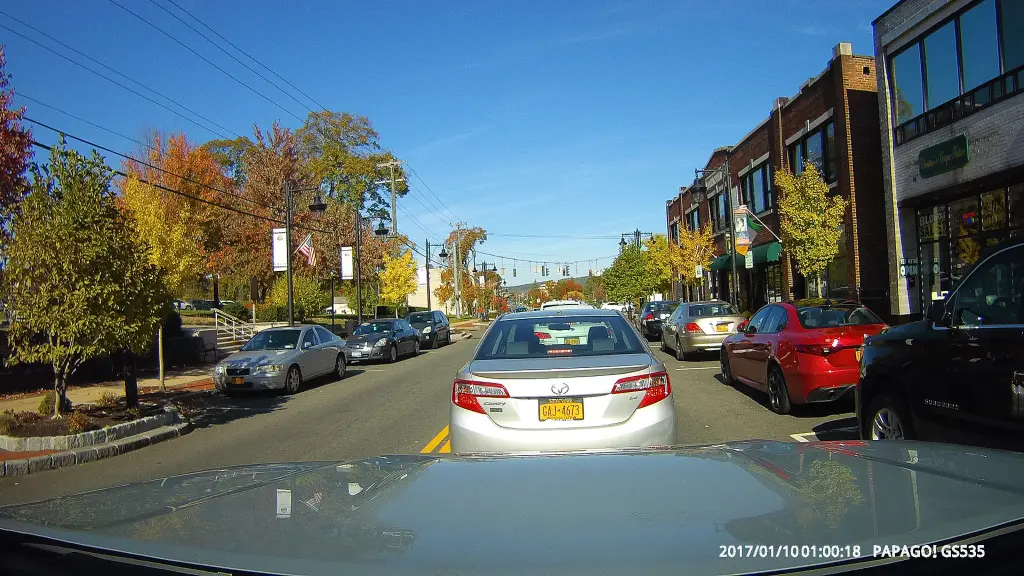
#> input picture car_ws/src/car_vision/scripts/samp.webp, 1024 x 576 px, given in place of lane1.png, which was not available
$ python lane_finder.py
#> lines starting #> are read from the running program, lines starting #| are printed output that depends on the picture; after the words box and inside, x2 and y2 are one past the last pixel; in counts of white or black regions, pixels touching at a corner belong together; long printed decimals are rounded; pictures that were not available may be replaced by others from this repository, and a replacement may not be noted
#> further down, image is the input picture: shape (576, 1024, 3); mean B, G, R 111.7, 105, 87.9
#| (576, 1024, 3)
#!/usr/bin/env python3
import cv2
import numpy as np
from numpy.polynomial import polynomial as Poly

def make_points(image, line):
    height = image.shape[0]

    slope, intercept = line
    y1 = int((height*550)//720)# bottom of the image
    y2 = int(y1*3/5)        # slightly lower than the middle
    x1 = int((y1 - intercept)/slope)
    x2 = int((y2 - intercept)/slope)
    return [x1, y1, x2, y2]

def average_slope_intercept(image, lines):
    left_fit    = []
    right_fit   = []
    if lines is None:
        return None
    for line in lines:
        for x1, y1, x2, y2 in line:
            fit = np.polyfit((x1,x2), (y1,y2), 1)
            slope = fit[0]
            intercept = fit[1]
            if slope < 0: # y is reversed in image
                left_fit.append((slope, intercept))
            else:
                right_fit.append((slope, intercept))
    # add more weight to longer lines
    averaged_lines = []
    x = round(image.shape[1]*640/1280)
    no_line_case_1eft = [0, x, round(x* 5 /6), round(x*2/3)]
    no_line_case_right = [round(x*2.1),round(x * 0.95),round(x*1.4),round(x * 0.7)]
    if len(left_fit):
        left_fit_average  = np.average(left_fit, axis=0)
        left_line  = make_points(image, left_fit_average)
        averaged_lines.append(left_line)
    else:
        print("Left approximated")
        averaged_lines.append(no_line_case_1eft)

    if len(right_fit):
    ##over-simplified if statement (should give you an idea of why the error occurs)
        right_fit_average = np.average(right_fit, axis=0)
        right_line = make_points(image, right_fit_average)
        averaged_lines.append(right_line)
    else:
        print("Right approximated")
        averaged_lines.append(no_line_case_right)

    return averaged_lines

def canny(img):
    gray = cv2.cvtColor(img, cv2.COLOR_RGB2GRAY)
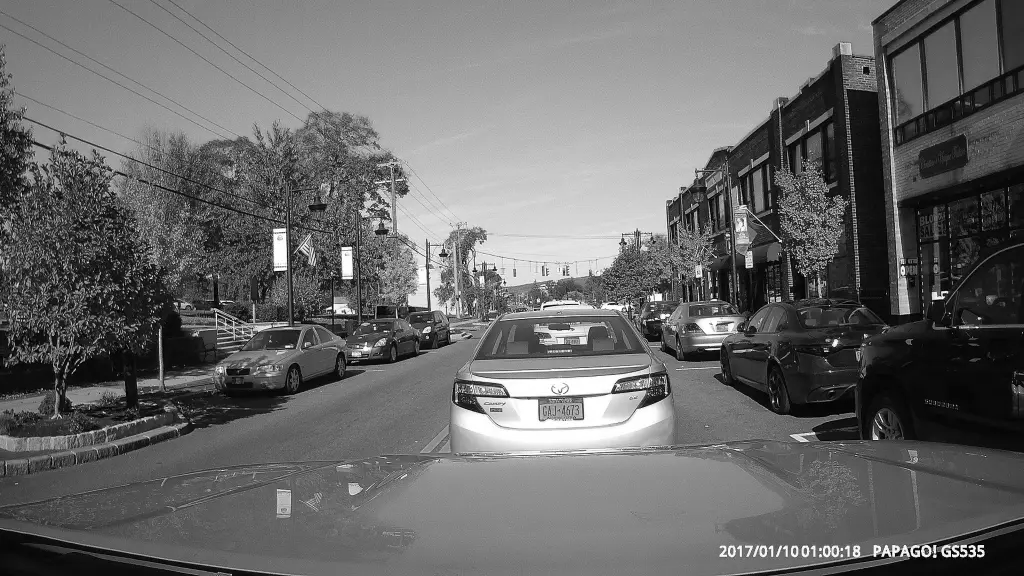
#> gray: shape (576, 1024); min 0, max 255, mean 105
    kernel = 3
    blur = cv2.GaussianBlur(gray,(kernel, kernel),cv2.BORDER_DEFAULT)
    canny = cv2.Canny(blur, 50, 150)
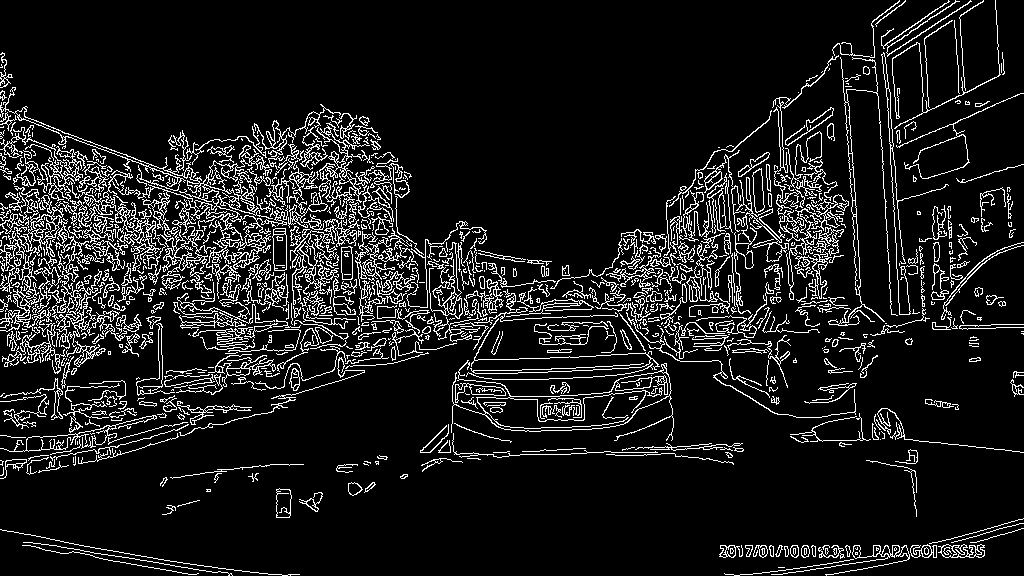
#> canny: shape (576, 1024); 10.4% white in thin lines or dots
    return canny

def display_lines(img,lines):
    line_image = np.zeros_like(img)
    height = img.shape[0]
    width = img.shape[1]

    if lines is not None:
        for x1, y1, x2, y2 in lines:
            cv2.line(line_image,(min(width,max(0,x1)),min(height,max(0,y1))),(min(width,max(0,x2)),min(height,max(0,y2))),(255,0,0),10)
    return line_image

def region_of_interest(img):
    height = img.shape[0]
#> height = 576
    width = img.shape[1]
#> width = 1024
    mask = np.zeros_like(img)

    triangle = np.array([[
    (0, (height*550)//720),
    ((width*640)//1280, (height*270)//720),
    (width, (height*550)//720),]], np.int32)
#> triangle = [[0, 440], [512, 216], [1024, 440]]

    cv2.fillPoly(mask, triangle, 255)
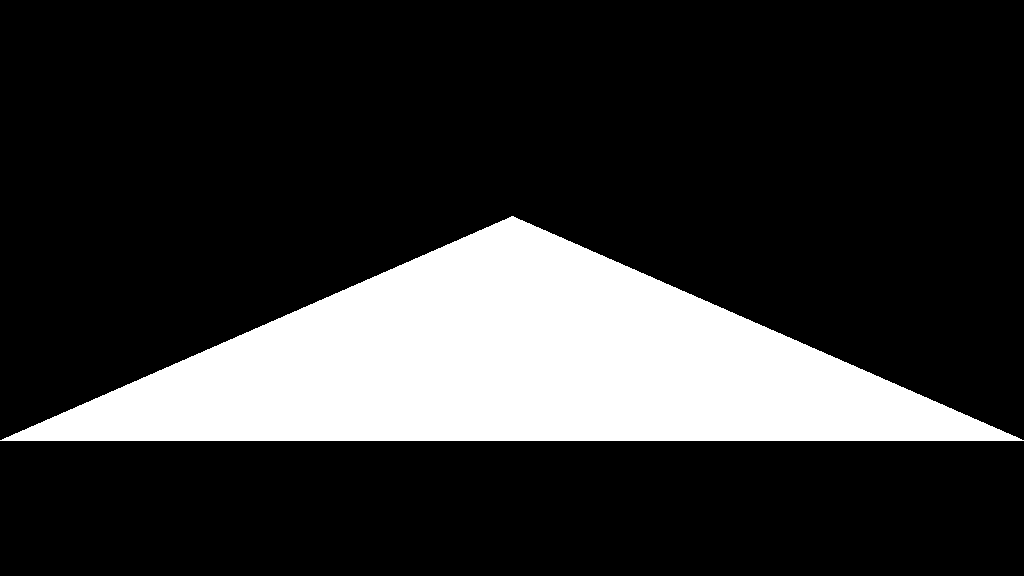
#> mask: shape (576, 1024); 19.6% white; 1 white region, box (x1, y1, x2, y2) and area: (0, 216, 1024, 441) 115584
    masked_image = cv2.bitwise_and(img, mask)
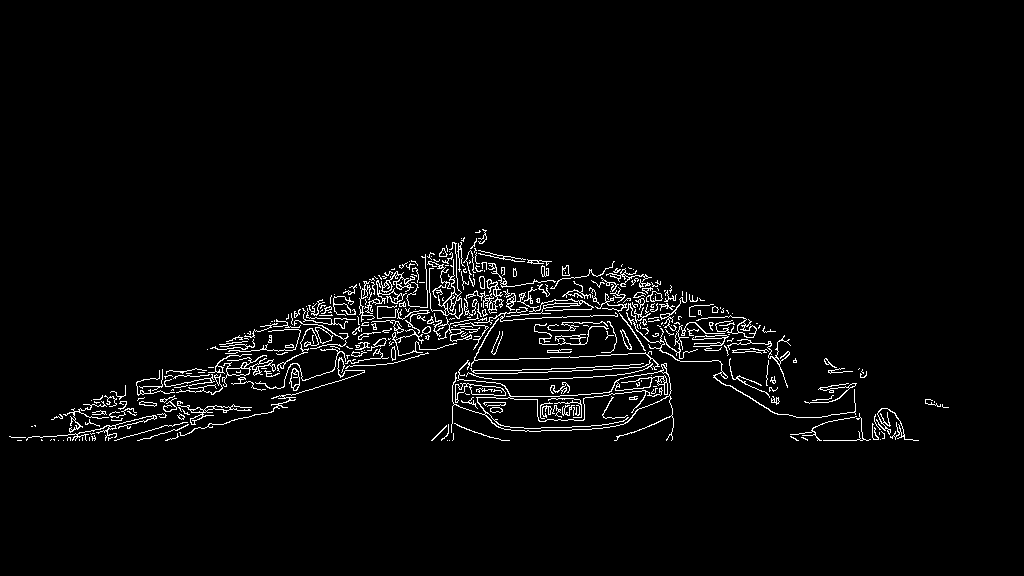
#> masked_image: shape (576, 1024); 2.9% white in thin lines or dots, all inside (x1, y1, x2, y2) = (9, 229, 949, 441)
    return masked_image

image = cv2.imread('/home/tan/Desktop/car_d/car_ws/src/car_vision/car_vision/car_imgs/lane1.png')
print(image.shape)
lane_image = np.copy(image)
lane_canny = canny(lane_image)
cropped_canny = region_of_interest(lane_canny)
lines = cv2.HoughLinesP(cropped_canny, 2, np.pi/180, 100, np.array([]), minLineLength=40,maxLineGap=5)
#> lines = 38 rows, first 6: [467, 373, 517, 373], [462, 324, 516, 311], [579, 356, 651, 352], [438, 304, 513, 304], [390, 329, 439, 329], [464, 326, 520, 314]
averaged_lines = average_slope_intercept(image, lines)
#> the loop in average_slope_intercept, `for line in lines:` made 38 passes
#> line on passes 1 to 12: [[467, 373, 517, 373]], [[462, 324, 516, 311]], [[579, 356, 651, 352]], [[438, 304, 513, 304]], [[390, 329, 439, 329]], [[464, 326, 520, 314]], [[551, 368, 594, 367]], [[385, 358, 425, 349]], [[187, 383, 227, 372]], [[285, 345, 326, 345]], [[636, 301, 697, 297]], [[622, 307, 677, 307]]
#> after the loop in average_slope_intercept, `for line in lines:`: left_fit = 29 pairs, first value -0.488 to -9.3e-17, second value 304 to 480.4; right_fit = [(1.51e-16, 373), (1.12e-15, 304), (1.05e-15, 307), (1.02e-15, 379), (2.34e-16, 296), (3.16e-16, 283), (2.34e-16, 328), (0.286, 130.1), (3.4e-16, 412)]
#> in average_slope_intercept, `left_fit_average  = np.average(left_fit, axis=0)`: left_fit_average = [-0.159, 409]
#> in make_points, `slope, intercept = line`: slope = -0.159; intercept = 409
#> in make_points, `x1 = int((y1 - intercept)/slope)`: x1 = -194
#> in make_points, `x2 = int((y2 - intercept)/slope)`: x2 = 910
#> in average_slope_intercept, `left_line  = make_points(image, left_fit_average)`: left_line = [-194, 440, 910, 264]
#> in average_slope_intercept, `right_fit_average = np.average(right_fit, axis=0)`: right_fit_average = [0.0317, 312.5]
#> in average_slope_intercept, `right_line = make_points(image, right_fit_average)`: right_line = [4017, 440, -1526, 264]
#> averaged_lines = [[-194, 440, 910, 264], [4017, 440, -1526, 264]]
if len(averaged_lines) == 2:
    mid_line = [(averaged_lines[0][0]+averaged_lines[1][0])//2,(averaged_lines[0][1]+averaged_lines[1][1])//2,(averaged_lines[0][2]+averaged_lines[1][2])//2,(averaged_lines[0][3]+averaged_lines[1][3])//2]
#> mid_line = [1911, 440, -308, 264]
p = Poly.polyfit([image.shape[0],*mid_line[1::2]],[image.shape[1]//2,*mid_line[::2]],2)
#> p = [-12160.4, 64.27, -0.0734]
p1 = Poly.polyfit((image.shape[0]-np.array(mid_line[1::2]))*4.0/image.shape[0],(image.shape[1]//2-np.array(mid_line[::2]))*4.0/image.shape[1],(1,2))
#> p1 = [0, -11.4, 5.94]
x = list(range(image.shape[0]//2,image.shape[0],4))
#> x = 72 values from 288 to 572
y = Poly.polyval(x,p)
#> y = 72 values, max 1911.1 at index 37, min 262.3 at index 0, mean 1399.6
pts = (np.asarray([y, x]).T).astype(np.int32)
#> pts = 72 pairs, first value 262 to 1911, second value 288 to 572
line_image = display_lines(lane_image, averaged_lines+[mid_line])
#> after the loop in display_lines, `for x1, y1, x2, y2 in lines:`:
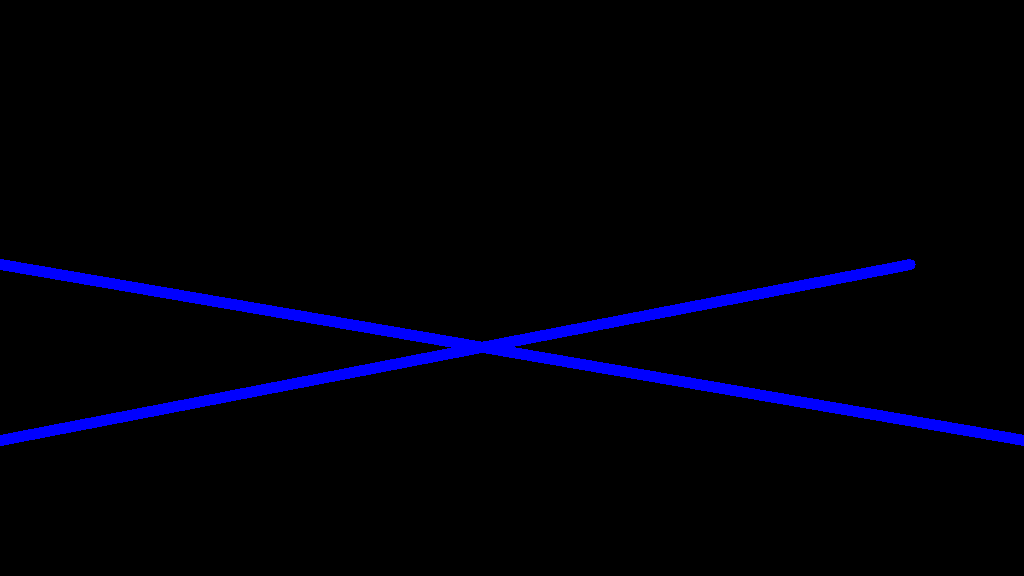
#> line_image: shape (576, 1024, 3); mean of channels 0, 1, 2 9.2, 0, 0; drawn as B, G, R
line_image = cv2.polylines(line_image, [pts], False, (0,255,0))
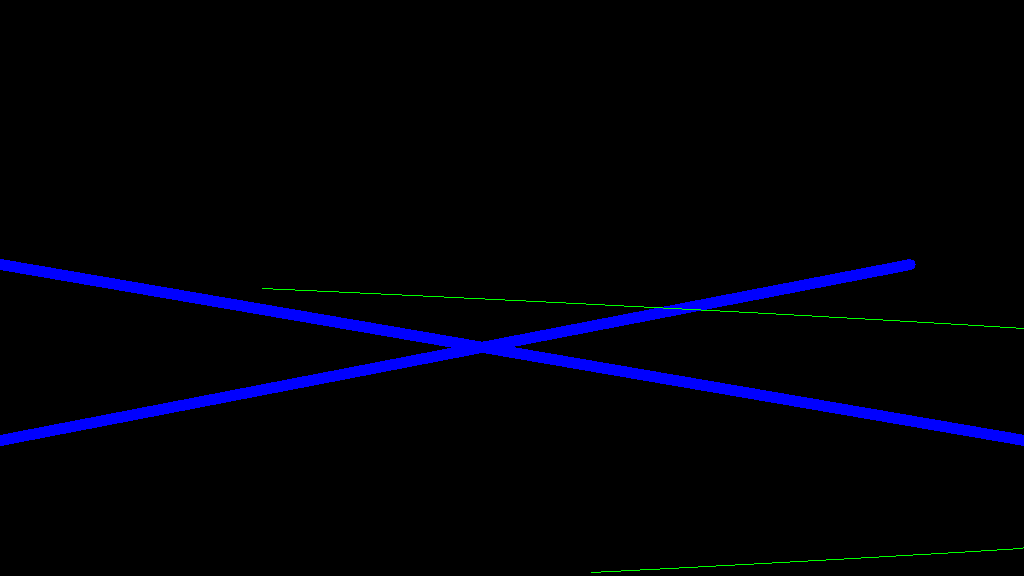
#> line_image: shape (576, 1024, 3); 0.2% of pixels changed, all inside (x1, y1, x2, y2) = (262, 288, 1024, 573); drawn as B, G, R
combo_image = cv2.addWeighted(lane_image, 0.8, line_image, 1, 0)
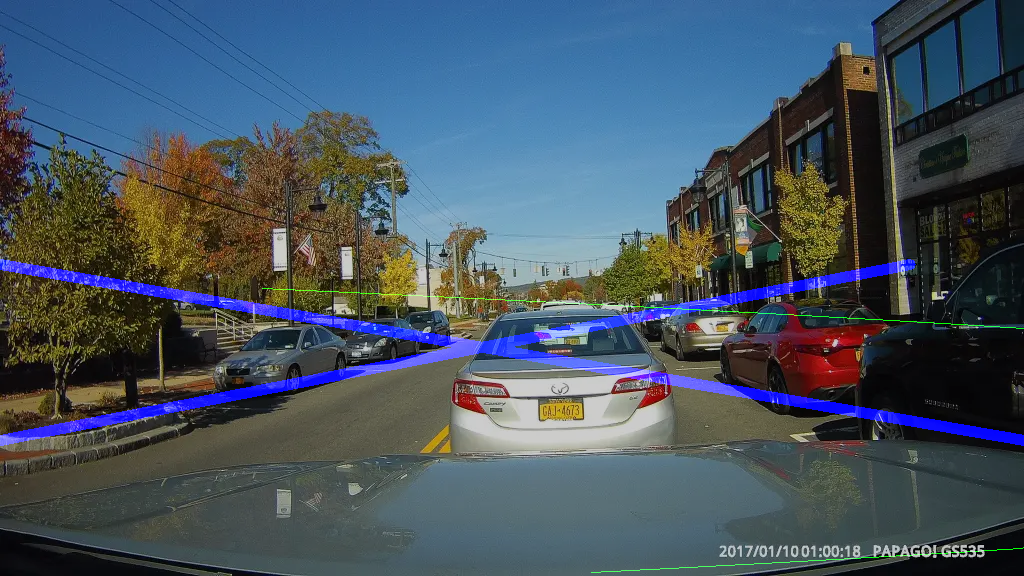
#> combo_image: shape (576, 1024, 3); mean B, G, R 96.8, 84.4, 70.3
cv2.imshow("lane_canny", lane_canny)
cv2.imshow("lane_image", lane_image)
cv2.imshow("cropped_canny", cropped_canny)
cv2.imshow("result", combo_image)
print(mid_line)
#| [1911, 440, -308, 264]
print(p1)
#| [  0.         -11.400   5.944]
while True:
    if cv2.waitKey(1) & 0xFF == ord('q'):
#> (key q is pressed here)
            break
cv2.destroyAllWindows()

# [15 lines of commented-out code are left out]
